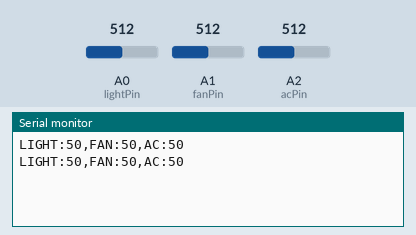
Bench run of a sketch on a simulated Arduino Uno, built with avr-gcc and run on an emulated ATmega328P. On the bench: the last lines printed to the serial monitor. The test bench sets the inputs (shaded band); at power-on: A0 (lightPin) = 512, A1 (fanPin) = 512, A2 (acPin) = 512.

Above: at 1.8 s.
1.9 s: A0 (lightPin) set to 716
At 2.8 s:
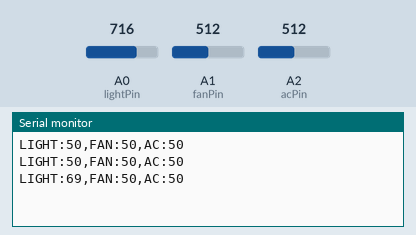
3.4 s: A1 (fanPin) set to 716
At 4.4 s:
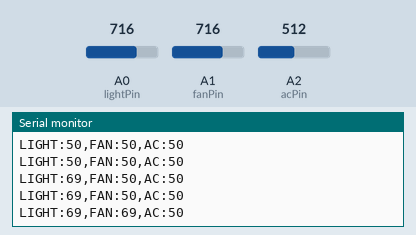
4.9 s: A2 (acPin) set to 716
At 5.8 s:
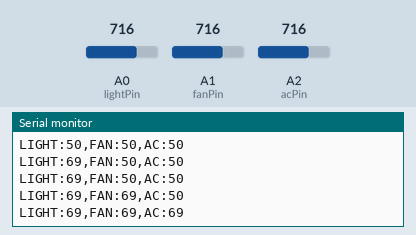
6.4 s: A0 (lightPin) set to 900
At 7.7 s:
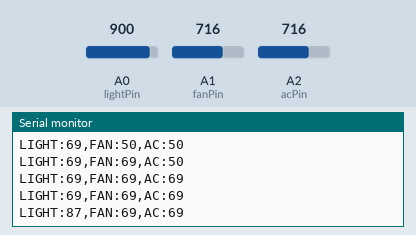
7.9 s: A1 (fanPin) set to 900
At 8.8 s:
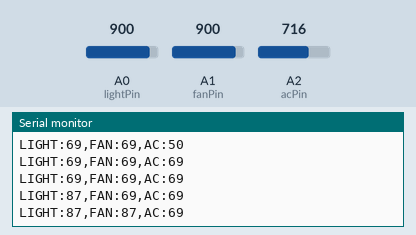
9.4 s: A2 (acPin) set to 900
At 10.4 s:
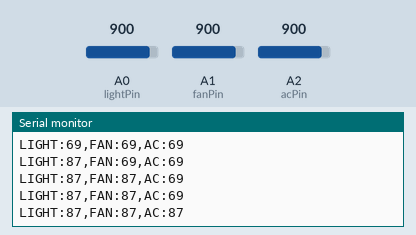
Timing chart, 0 to 11.9 s (numbered marks = the images above; inputs shaded):
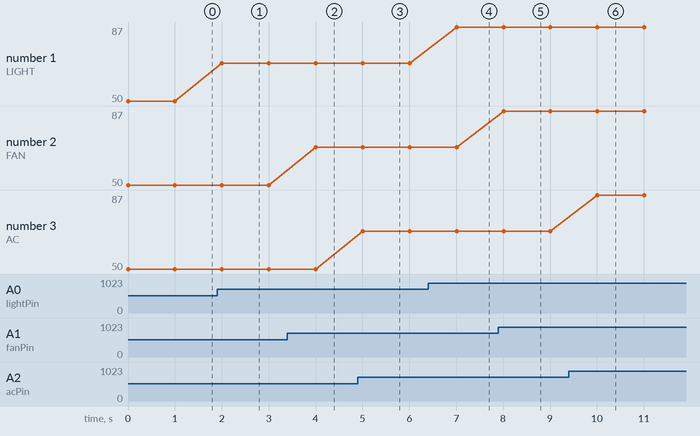

The sketch:

main.ino
```cpp
int lightPin = A0;
int fanPin = A1;
int acPin = A2;

void setup() {
  Serial.begin(9600);
}

void loop() {

  int light = map(analogRead(lightPin), 0, 1023, 0, 100);
  int fan   = map(analogRead(fanPin), 0, 1023, 0, 100);
  int ac    = map(analogRead(acPin), 0, 1023, 0, 100);

  Serial.print("LIGHT:");
  Serial.print(light);
  Serial.print(",FAN:");
  Serial.print(fan);
  Serial.print(",AC:");
  Serial.println(ac);

  delay(1000);
}
```

Measured:
- after the input at 1.9 s, the serial monitor: prints a new line after 0.10 s (image 1)
- after the input at 3.4 s, the serial monitor: prints a new line after 0.60 s (image 2)
- after the input at 4.9 s, the serial monitor: prints a new line after 0.11 s (image 3)
- after the input at 6.4 s, the serial monitor: prints a new line after 0.61 s (image 4)
- after the input at 7.9 s, the serial monitor: prints a new line after 0.11 s (image 5)
- after the input at 9.4 s, the serial monitor: prints a new line after 0.61 s (image 6)
- plotted number 1: 50 → 69 after the input at 1.9 s, 69 → 87 after the input at 6.4 s
